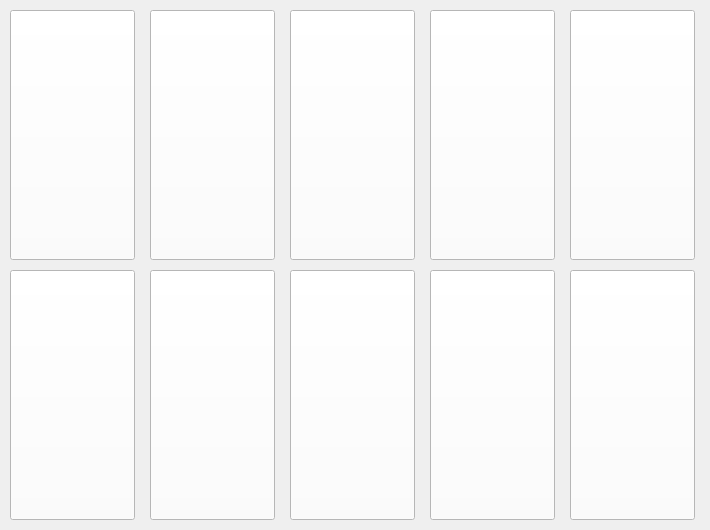
<?xml version="1.0" encoding="UTF-8"?>
<ui version="4.0">
 <class>MainWindow</class>
 <widget class="QMainWindow" name="MainWindow">
  <property name="geometry">
   <rect>
    <x>0</x>
    <y>0</y>
    <width>710</width>
    <height>530</height>
   </rect>
  </property>
  <property name="minimumSize">
   <size>
    <width>710</width>
    <height>530</height>
   </size>
  </property>
  <property name="maximumSize">
   <size>
    <width>710</width>
    <height>530</height>
   </size>
  </property>
  <property name="windowTitle">
   <string>Game</string>
  </property>
  <property name="styleSheet">
   <string notr="true">QPushButton {
	
	background-color: rgb(255, 255, 255);
}</string>
  </property>
  <widget class="QWidget" name="centralwidget">
   <widget class="QPushButton" name="btn_1">
    <property name="geometry">
     <rect>
      <x>10</x>
      <y>10</y>
      <width>125</width>
      <height>250</height>
     </rect>
    </property>
    <property name="text">
     <string/>
    </property>
    <property name="icon">
     <iconset>
      <activeon>photo/1.png</activeon>
     </iconset>
    </property>
    <property name="iconSize">
     <size>
      <width>124</width>
      <height>246</height>
     </size>
    </property>
   </widget>
   <widget class="QPushButton" name="btn_2">
    <property name="geometry">
     <rect>
      <x>150</x>
      <y>10</y>
      <width>125</width>
      <height>250</height>
     </rect>
    </property>
    <property name="text">
     <string/>
    </property>
    <property name="icon">
     <iconset>
      <activeon>photo/2.png</activeon>
     </iconset>
    </property>
    <property name="iconSize">
     <size>
      <width>124</width>
      <height>246</height>
     </size>
    </property>
   </widget>
   <widget class="QPushButton" name="btn_3">
    <property name="geometry">
     <rect>
      <x>290</x>
      <y>10</y>
      <width>125</width>
      <height>250</height>
     </rect>
    </property>
    <property name="text">
     <string/>
    </property>
    <property name="icon">
     <iconset>
      <activeon>photo/3.png</activeon>
     </iconset>
    </property>
    <property name="iconSize">
     <size>
      <width>124</width>
      <height>246</height>
     </size>
    </property>
   </widget>
   <widget class="QPushButton" name="btn_4">
    <property name="geometry">
     <rect>
      <x>430</x>
      <y>10</y>
      <width>125</width>
      <height>250</height>
     </rect>
    </property>
    <property name="text">
     <string/>
    </property>
    <property name="icon">
     <iconset>
      <activeon>photo/4.png</activeon>
     </iconset>
    </property>
    <property name="iconSize">
     <size>
      <width>124</width>
      <height>246</height>
     </size>
    </property>
   </widget>
   <widget class="QPushButton" name="btn_5">
    <property name="geometry">
     <rect>
      <x>570</x>
      <y>10</y>
      <width>125</width>
      <height>250</height>
     </rect>
    </property>
    <property name="text">
     <string/>
    </property>
    <property name="icon">
     <iconset>
      <activeon>photo/5.png</activeon>
     </iconset>
    </property>
    <property name="iconSize">
     <size>
      <width>124</width>
      <height>246</height>
     </size>
    </property>
   </widget>
   <widget class="QPushButton" name="btn_6">
    <property name="geometry">
     <rect>
      <x>10</x>
      <y>270</y>
      <width>125</width>
      <height>250</height>
     </rect>
    </property>
    <property name="text">
     <string/>
    </property>
    <property name="icon">
     <iconset>
      <activeon>photo/1.png</activeon>
     </iconset>
    </property>
    <property name="iconSize">
     <size>
      <width>124</width>
      <height>246</height>
     </size>
    </property>
   </widget>
   <widget class="QPushButton" name="btn_8">
    <property name="geometry">
     <rect>
      <x>290</x>
      <y>270</y>
      <width>125</width>
      <height>250</height>
     </rect>
    </property>
    <property name="text">
     <string/>
    </property>
    <property name="icon">
     <iconset>
      <activeon>photo/3.png</activeon>
     </iconset>
    </property>
    <property name="iconSize">
     <size>
      <width>124</width>
      <height>246</height>
     </size>
    </property>
   </widget>
   <widget class="QPushButton" name="btn_10">
    <property name="geometry">
     <rect>
      <x>570</x>
      <y>270</y>
      <width>125</width>
      <height>250</height>
     </rect>
    </property>
    <property name="text">
     <string/>
    </property>
    <property name="icon">
     <iconset>
      <activeon>photo/5.png</activeon>
     </iconset>
    </property>
    <property name="iconSize">
     <size>
      <width>124</width>
      <height>246</height>
     </size>
    </property>
   </widget>
   <widget class="QPushButton" name="btn_7">
    <property name="geometry">
     <rect>
      <x>150</x>
      <y>270</y>
      <width>125</width>
      <height>250</height>
     </rect>
    </property>
    <property name="text">
     <string/>
    </property>
    <property name="icon">
     <iconset>
      <activeon>photo/2.png</activeon>
     </iconset>
    </property>
    <property name="iconSize">
     <size>
      <width>124</width>
      <height>246</height>
     </size>
    </property>
   </widget>
   <widget class="QPushButton" name="btn_9">
    <property name="geometry">
     <rect>
      <x>430</x>
      <y>270</y>
      <width>125</width>
      <height>250</height>
     </rect>
    </property>
    <property name="text">
     <string/>
    </property>
    <property name="icon">
     <iconset>
      <activeon>photo/4.png</activeon>
     </iconset>
    </property>
    <property name="iconSize">
     <size>
      <width>124</width>
      <height>246</height>
     </size>
    </property>
   </widget>
  </widget>
 </widget>
 <resources/>
 <connections/>
</ui>
